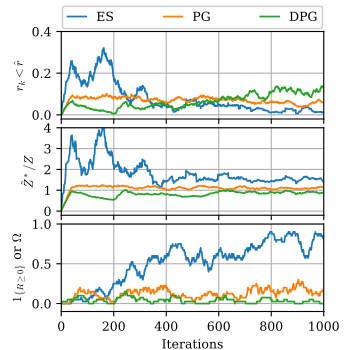

The Python source for this figure:
import os
import pandas as pd
import numpy as np
import matplotlib.pyplot as plt
from sim_src.util import GET_LOG_PATH_FOR_SIM_SCRIPT

FONT_SIZE = 9
fig_width_px = 350
fig_height_px = 350
dpi = 100  # Typical screen DPI, adjust if necessary
fig_width_in = fig_width_px / dpi
fig_height_in = fig_height_px / dpi

plt.rc('font', family='serif')
plt.rc('mathtext', fontset='cm')
plt.rc('font', size=FONT_SIZE)  # Default font size
plt.rc('axes', titlesize=FONT_SIZE)  # Font size of the axes title
plt.rc('axes', labelsize=FONT_SIZE)  # Font size of the x and y labels
plt.rc('xtick', labelsize=FONT_SIZE)  # Font size of the tick labels
plt.rc('ytick', labelsize=FONT_SIZE)  # Font size of the tick labels
plt.rc('legend', fontsize=FONT_SIZE)  # Font size for legends

def moving_average(data, window_size=40):
    return np.convolve(data, np.ones(window_size)/window_size, mode='full')


from working_dir_path import get_controller_path
current_dir = os.path.dirname(os.path.abspath(__file__))

data_name_list = ["ES","PG","DPG"]

# Create subplots
fig, axs = plt.subplots(3, 1)
# fig_width_in = (fig_width_px * 3 + 40) / dpi  # Adjust width for three subplots and spacing
fig.set_size_inches(fig_width_in, fig_height_in)

# Define the paths to your three data files
folder = [
    os.path.join(get_controller_path(), "sim_alg/train_and_test_es_vs_pg_dpg/log-train_es/train_es-2024-December-18-16-23-40-ail"),
    os.path.join(get_controller_path(), "sim_alg/train_and_test_es_vs_pg_dpg/log-train_pg/train_pg-2024-December-18-16-19-42-ail"),
    os.path.join(get_controller_path(), "sim_alg/train_and_test_es_vs_pg_dpg/log-train_dpg/train_dpg-2024-December-18-16-27-56-ail"),
]

data_list = []

path = []
path.append(os.path.join(folder[0],"ES_GGM.reward.final.txt"))
path.append(os.path.join(folder[1],"PG_GGM.reward.final.txt"))
path.append(os.path.join(folder[2],"PG_GGM.reward.final.txt"))
for idx, data_file in enumerate(path):
    if not os.path.exists(data_file):
        raise FileNotFoundError(f"Data file not found: {data_file}")
    data = np.genfromtxt(data_file, delimiter=',')[:,3:]
    data = data.mean(axis=1).squeeze()
    data = data>=0.
    data_list.append(moving_average(data)[0:])


path = []
path.append(os.path.join(folder[0],"ES_GGM.nc.final.txt"))
path.append(os.path.join(folder[1],"PG_GGM.nc.final.txt"))
path.append(os.path.join(folder[2],"PG_GGM.nc.final.txt"))
for idx, data_file in enumerate(path):
    if not os.path.exists(data_file):
        raise FileNotFoundError(f"Data file not found: {data_file}")
    data = np.genfromtxt(data_file, delimiter=',')[:,3:]
    data = data[:,1]/data[:,0]
    data = data.squeeze()
    data_list.append(moving_average(data)[0:])
    
path = []
path.append(os.path.join(folder[0],"ES_GGM.q.final.txt"))
path.append(os.path.join(folder[1],"PG_GGM.q.final.txt"))
path.append(os.path.join(folder[2],"PG_GGM.q.final.txt"))
for idx, data_file in enumerate(path):
    if not os.path.exists(data_file):
        raise FileNotFoundError(f"Data file not found: {data_file}")
    data = np.genfromtxt(data_file, delimiter=',')[:,3:]
    data = data.mean(axis=1).squeeze()
    data = 1-data
    data_list.append(moving_average(data)[0:])

lines = []

ylabels = [r'$\mathbf{1}_{\{R\geq 0\}}$ or $\Omega$',r'$\tilde{Z}^*/Z$',r'$r_k<\hat{r}$',]
for i in range(3):
    for j in range(3):
        line, = axs[i].plot(data_list[j+i*3],linewidth=1.25,markerfacecolor='none')
        lines.append(line)
    axs[i].set_ylabel(ylabels[i])

    if i == 0:
        axs[i].set_xlabel(r'Iterations')
        # axs[i].set_yticks(np.arange(4, num_rows, tick_step))
        # axs[i].set_yticklabels(np.arange(4, num_rows, tick_step)+1)
    else:
        axs[i].set_xticks(np.arange(0,1001,200))      # Remove y-axis ticks
        axs[i].set_xticklabels([])
        axs[i].set_xlabel('')      # Remove y-axis label

    if i == 0:
        axs[i].set_ylim(-0.1, 1)

    if i == 1:
        axs[i].set_ylim(-0.2, 4)
        axs[i].set_yticks([0,1,2,3,4])      # Remove y-axis ticks

    if i == 2:
        axs[i].set_ylim(-0.02, 0.4)
        axs[i].set_yticks([0.0,0.2,0.4])      # Remove y-axis ticks

    axs[i].set_xlim(0, 1000)
    axs[i].set_position([0.175, 0.11+i*0.275, 0.75, 0.25])
    axs[i].grid(True)

# Add a legend
fig.legend(lines, data_name_list ,fontsize=FONT_SIZE, loc='lower left', bbox_to_anchor=(0.175, 0.915, 0.75, 0.1), ncol = 3 , borderaxespad=0.1,handlelength=1.5,fancybox=True, framealpha=1,mode='expand' )
# axs[0].legend(fontsize=8, loc='lower left', bbox_to_anchor=(0, 1.02, 5,0.1), ncol=3,borderaxespad=0.)
# plt.subplots_adjust(left=0.175, right=0.95,bottom=0.175,top=0.95)


# Save the figure as a PDF
output_path = os.path.join(current_dir, os.path.splitext(os.path.basename(__file__))[0]) + '.pdf'

fig.savefig(output_path, format='pdf', pad_inches=0.)

# Display the plot
plt.show()
